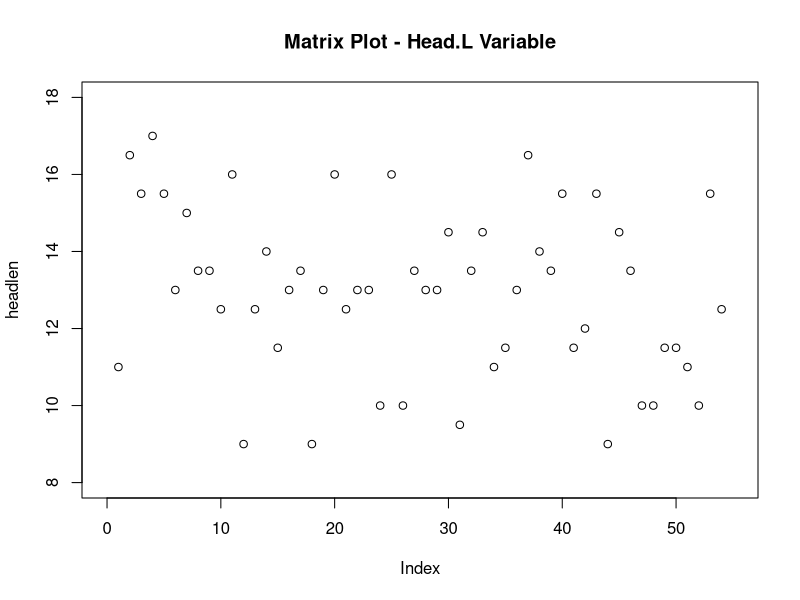
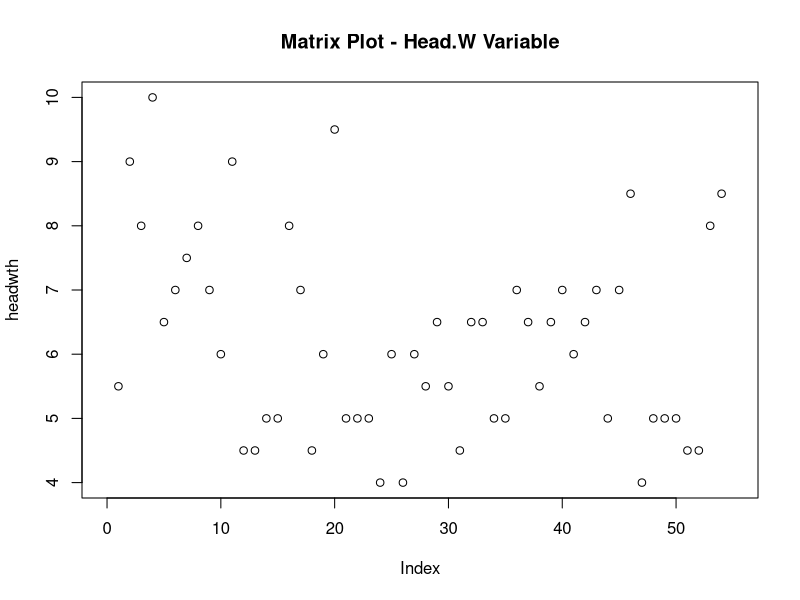
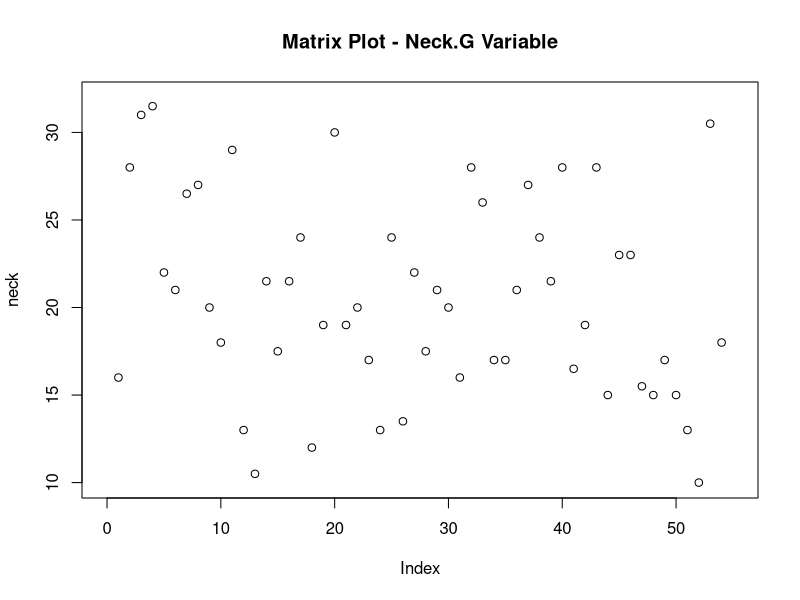
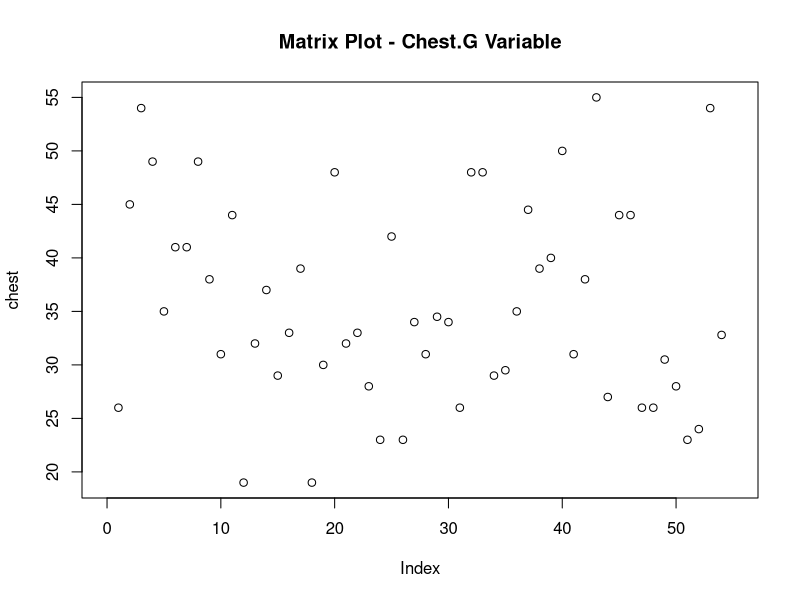
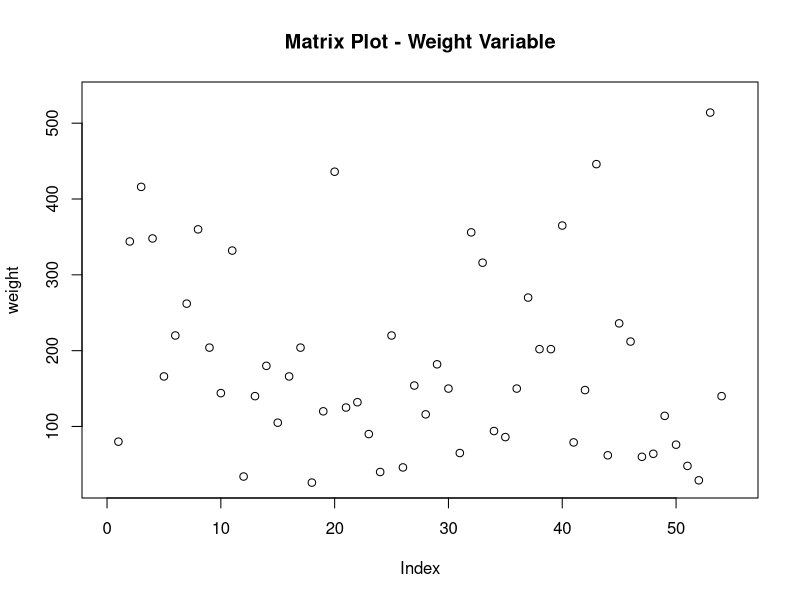

Write R code to recreate these figures, in order.
## ---- chunk 1
data2 <- read.csv("bears.csv")

age <- data2 [, 1]
month <- data2 [, 2]
sex <- data2 [, 3]
headlen <- data2 [, 4]
headwth <- data2 [, 5]
neck <- data2 [, 6]
length <- data2 [, 7]
chest <- data2 [, 8]
weight <- data2 [, 9]

#matrix plot
plot(x = headlen, xlim = c(0,55), ylim = c(8,18), main = "Matrix Plot - Head.L Variable")
plot(x = headwth, xlim = c(0,55), ylim = c(4,10), main = "Matrix Plot - Head.W Variable")
plot(x = neck, xlim = c(0,55), ylim = c(10,32), main = "Matrix Plot - Neck.G Variable")
plot(x = chest, xlim = c(0,55),  ylim = c(19,55), main = "Matrix Plot - Chest.G Variable")
plot(x = weight, xlim = c(0,55), ylim = c(26,534), main = "Matrix Plot - Weight Variable")
